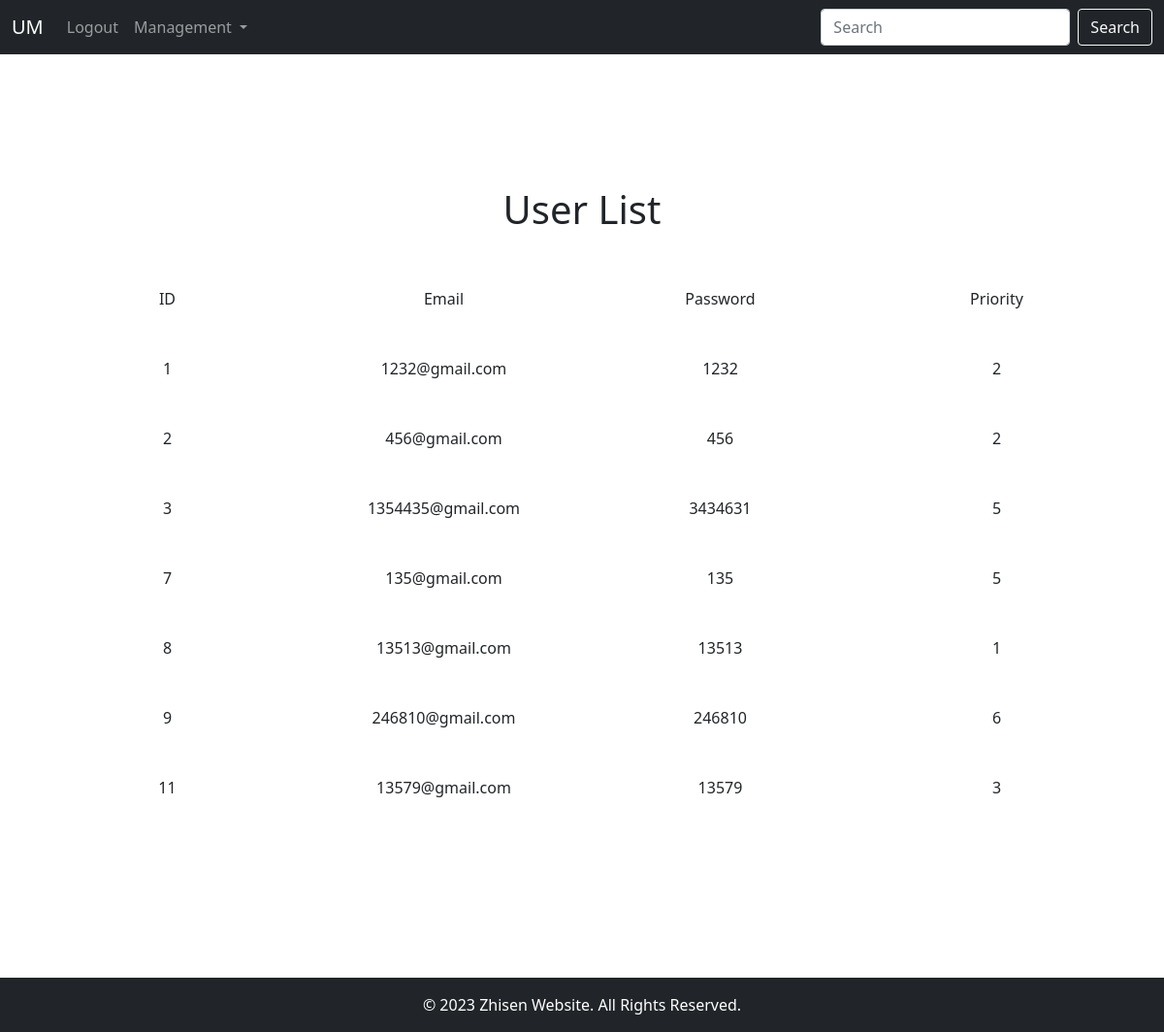
Page /userlist (signed in) on the earlier database version.
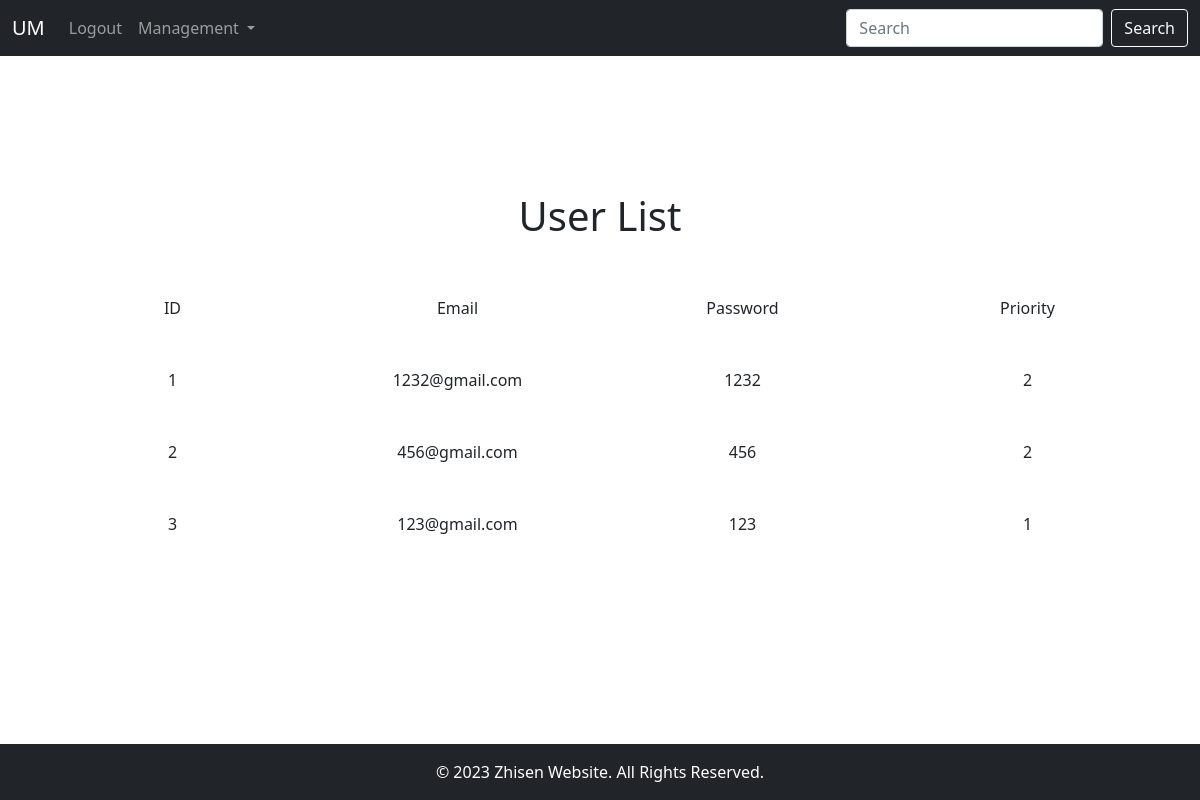
Same page on the later database version.
### user_model.py (models this page shows)
class User(db.Model):
    id = db.Column(db.Integer, primary_key=True, autoincrement=True)
    email = db.Column(db.String(150), unique=True)
    password = db.Column(db.String(150))
    priority = db.Column(db.Integer, default=0)

### view.py (the view)
@views_bp.route("/userlist")
@login_required
def user_list():
    user_list = list_users()
    return render_template("user_list.html", users=user_list)

### user_controller.py (called while the page is built)
def list_users():
    users = db.session.execute(db.select(User).order_by(User.id)).scalars().all()
    user_list = []
    for user in users:
        user_list.append({'user_id': user.id, 'user_email': user.email, 'user_password': user.password, 'user_priority': user.priority})
    return user_list

### view.py (called while the page is built)
@login_manager.user_loader
def user_loader(email):
    users = db.session.execute(db.select(User).order_by(User.id)).scalars()
    users_email = []
    for user in users:
        users_email.append(user.email)
    if email not in users_email:
        return
    user = User1()
    user.id = email
    return user

### app1/templates/user_list.html (shortened to what this page needs)
{% extends '/frame/base.html' %}
{% block content %}
    <div class="container mt-5">
        <div class="row align-items-center">
            <div class="col text-center">
                <h1>User List</h1>
            </div>
        </div>
    </div>
    <div class="container mt-5">
        <div class="row align-items-center">
            <div class="col text-center">ID</div>
            <div class="col text-center">Email</div>
            <div class="col text-center">Password</div>
            <div class="col text-center">Priority</div>
        </div>
    </div>
    {% for user in users %}
        <div class="container mt-5">
            <div class="row align-items-center">
                <div class="col text-center">{{ user.user_id }}</div>
                <div class="col text-center">{{ user.user_email }}</div>
                <div class="col text-center">{{ user.user_password }}</div>
                <div class="col text-center">{{ user.user_priority }}</div>
            </div>
        </div>
    {% endfor %}
{% endblock %}

### app1/templates/frame/base.html (shortened to what this page needs)
<!DOCTYPE html>
<html lang="en">
<head>
    <link href="https://cdn.jsdelivr.net/npm/bootstrap@5.1.1/dist/css/bootstrap.min.css" rel="stylesheet">
</head>
<body>
    <div id="header">
        <nav class="navbar navbar-expand-lg navbar-dark bg-dark fixed-top">
            <div class="container-fluid">
              <a class="navbar-brand" href="/">UM</a>
              <div class="collapse navbar-collapse" id="navbarSupportedContent">
                <ul class="navbar-nav me-auto mb-2 mb-lg-0">
                  {% if current_user.is_authenticated %}
                    <li class="nav-item">
                      <a class="nav-link" href="/logout">Logout</a>
                    </li>
                    <li class="nav-item dropdown">
                      <a class="nav-link dropdown-toggle" href="#" id="navbarDropdown" role="button" data-bs-toggle="dropdown" aria-expanded="false">
                        Management
                      </a>
                    </li>
                  {% endif %}
                </ul>
                <form class="d-flex">
                  <input class="form-control me-2" type="search" placeholder="Search" aria-label="Search">
                  <button class="btn btn-outline-light" type="submit">Search</button>
                </form>
              </div>
            </div>
        </nav>
    </div>
    <div id="content">
        {% block content %}{% endblock %}
    </div>
    <footer class="bg-dark text-white text-center fixed-bottom py-3">
      <div class="container">
          &copy; 2023 Zhisen Website. All Rights Reserved.
      </div>
    </footer>
</body>
</html>

Differences in the rows shown:
removed User: user_id "7", user_email "135@gmail.com", user_password "135", user_priority "5"
removed User: user_id "8", user_email "13513@gmail.com", user_password "13513", user_priority "1"
removed User: user_id "9", user_email "246810@gmail.com", user_password "246810", user_priority "6"
removed User: user_id "11", user_email "13579@gmail.com", user_password "13579", user_priority "3"
changed User id 3: user_email "1354435@gmail.com" → "123@gmail.com"; user_password "3434631" → "123"; user_priority "5" → "1"
